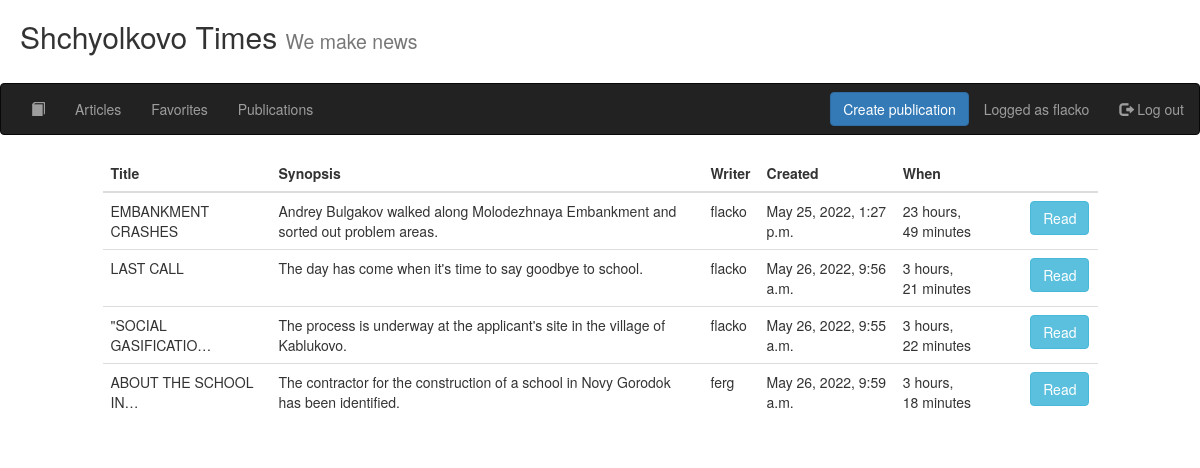
Screenshot of /news/favourites/ (signed in) with the database file from the repository.
### news/models.py (models this page shows, shortened)
class UserFavouriteArticle(models.Model):
    user = models.ForeignKey(User, verbose_name=(
        "UserFavouriteArticle user"), on_delete=models.CASCADE, null=False)
    article = models.ForeignKey(Article, verbose_name=(
        "UserFavouriteArticle article"), on_delete=models.CASCADE, null=False)

class Article(models.Model):
    title = models.CharField(("article title"), max_length=64, null=False)
    author = models.ForeignKey(User, verbose_name=(
        "article author"), on_delete=models.CASCADE, null=False)
    created = models.DateTimeField(
        "article datetime created", auto_now=False, auto_now_add=True)
    synopsis = models.CharField(
        "article synopsis", max_length=312, null=False)
    content = models.TextField("article content")

### news/views.py (the view)
# urls.py: path('favourites/', views.render_favourites, name='render_favourites'),
def render_favourites(request):
    news_list = UserFavouriteArticle.objects.filter(user=request.user)
    len_list = len(list(UserFavouriteArticle.objects.filter(user=request.user)))
    return render(request, "news/favourites.html", locals())

### templates/news/favourites.html (shortened to what this page needs)
{% extends 'base.html' %}
{% block content %}
    <div class="row">
        <div class="col-sm-1">
        </div>
        <div class="col-sm-10">
            {% if len_list > 0 %}
                <table class="table">
                    <thead>
                    <tr>
                        <th>Title</th>
                        <th>Synopsis</th>
                        <th>Writer</th>
                        <th>Created</th>
                        <th>When</th>
                        <th></th>
                    </tr>
                    </thead>
                    <tbody>
                    {% for item in news_list %}
                        <tr>
                            <td>{{ item.article.title|truncatechars:20 }}</td>
                            <td>{{ item.article.synopsis }}</td>
                            <td>{{ item.article.author }}</td>
                            <td>{{ item.article.created }}</td>
                            <td>{{ item.article.created|timesince }}</td>
                            <td>
                                <button type="button" class="btn btn-info"
                                        onclick="location.href='{% url "render_detail" item.pk %}'">
                                    Read
                                </button>
                            </td>
                        </tr>
                    {% endfor %}
                    </tbody>
                </table>
            {% else %}
                <h3>You don't have any favourite articles</h3>
            {% endif %}
        </div>
        <div class="col-sm-1">
        </div>
    </div>
{% endblock content %}

### templates/nav.html
{% load static %}
<h2 style="margin-left: 20px">Shchyolkovo Times <small> We make news</small></h2>
<br>
<nav class="navbar navbar-inverse">
    <div class="container-fluid">
        <ul class="nav navbar-nav">
            <li><a href="{% url 'go_home' %}"><span class=" glyphicon glyphicon-book"></span></a></li>
            <li><a href="{% url 'render_articles' %}">Articles</a></li>
            {% if request.user.id == None %}
                <li><a href="{% url 'sign_up' %}">Register</a></li>
            {% else %}
                <li><a href="{% url 'render_favourites' %}">Favorites</a></li>
                <li><a href="{% url 'render_publications' %}">Publications</a></li>
            {% endif %}
        </ul>
        <ul class="nav navbar-nav navbar-right">
            {% if request.user.id == None %}
                <form method="POST" class="navbar-form navbar-right">
                {% csrf_token %}
                    <div class="form-group" style="margin-right: 5px">
                        {{ form.username_nav }}
                        {{ form.password_nav }}
                        <button type="submit" class="btn btn-default">Log In</button>
                    </div>
                </form>
            {% else %}
                <li><button class="btn btn-primary navbar-btn" onclick="location.href='{% url "add_article" %}'">Create publication</button></li>
                <li><p class="navbar-text">Logged as {{ request.user }}</p></li>
                <li><a href="{% url 'log_out' %}"><span class="glyphicon glyphicon-log-out"></span> Log out</a></li>
            {% endif %}
        </ul>
    </div>
</nav>

### rows the page displays
UserFavouriteArticle: article "EMBANKMENT CRASHES", article.synopsis "Andrey Bulgakov walked along Molodezhnaya Embankment and sorted out problem areas.", article.author "flacko", article.created "May 25, 2022, 1:27 p.m.", article.created "23 hours, 49 minutes"
UserFavouriteArticle: article "LAST CALL", article.synopsis "The day has come when it's time to say goodbye to school.", article.author "flacko", article.created "May 26, 2022, 9:56 a.m.", article.created "3 hours, 21 minutes"
UserFavouriteArticle: article "\"SOCIAL GASIFICATIO…", article.synopsis "The process is underway at the applicant's site in the village of Kablukovo.", article.author "flacko", article.created "May 26, 2022, 9:55 a.m.", article.created "3 hours, 22 minutes"
UserFavouriteArticle: article "ABOUT THE SCHOOL IN…", article.synopsis "The contractor for the construction of a school in Novy Gorodok has been identified.", article.author "ferg", article.created "May 26, 2022, 9:59 a.m.", article.created "3 hours, 18 minutes"

### other values shown
{{ request.user }} "flacko"
